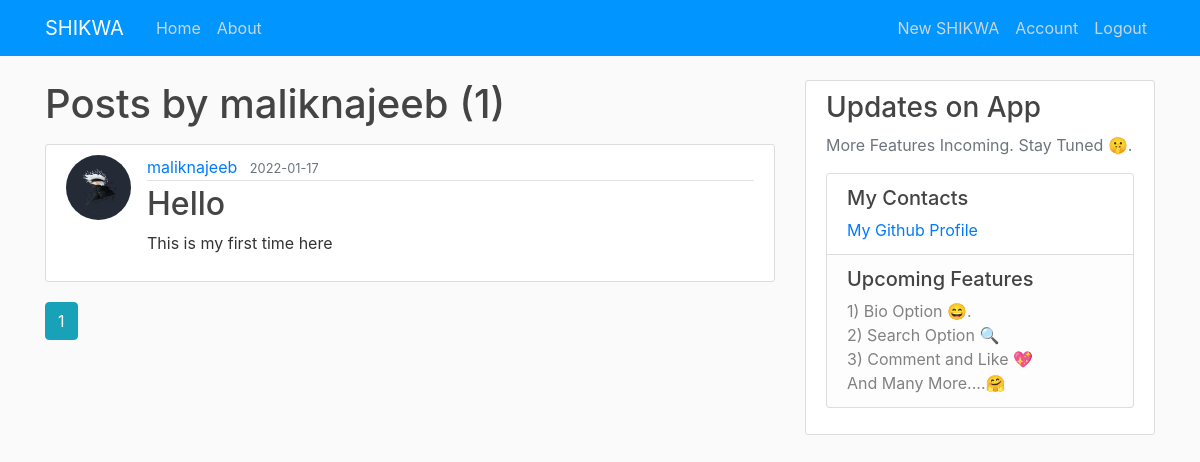
/user/maliknajeeb (signed in), run on the app's committed database.
### shikwa/models.py (models this page shows, shortened)
class User(db.Model, UserMixin):
    id = db.Column(db.Integer, primary_key=True)
    username = db.Column(db.String(20), unique=True, nullable=False)
    email = db.Column(db.String(120), unique=True, nullable=False)
    image_file = db.Column(db.String(20), nullable=False, default='default.jpg')
    password = db.Column(db.String(60), nullable=False)
    posts = db.relationship('Post', backref='author', lazy=True)

class Post(db.Model):
    id = db.Column(db.Integer, primary_key=True)
    title = db.Column(db.String(100), nullable=False)
    date_posted = db.Column(db.DateTime, nullable=False, default=datetime.utcnow)
    content = db.Column(db.Text, nullable=False)
    user_id = db.Column(db.Integer, db.ForeignKey('user.id'), nullable=False)

### shikwa/users/routes.py (the view)
@users.route("/user/<string:username>")
def user_posts(username):
    page = request.args.get('page', 1, type=int)
    user = User.query.filter_by(username=username).first_or_404()
    posts = Post.query.filter_by(author=user)\
        .order_by(Post.date_posted.desc())\
        .paginate(page=page, per_page=5)
    return render_template('user_posts.html', posts=posts, user=user)

### shikwa/models.py (called while the page is built)
@login_manager.user_loader
def load_user(user_id):
    return User.query.get(int(user_id))

### shikwa/templates/user_posts.html
{% extends "layout.html" %}
{% block content %}
    <h1 class="mb-3">Posts by {{ user.username }} ({{ posts.total }})</h1>
    {% for post in posts.items %}
        <article class="media content-section">
          <img class="rounded-circle article-img" src="{{ url_for('static', filename='profile_pics/' + post.author.image_file) }}">
          <div class="media-body">
            <div class="article-metadata">
              <a class="mr-2" href="{{ url_for('users.user_posts', username=post.author.username) }}">{{ post.author.username }}</a>
              <small class="text-muted">{{ post.date_posted.strftime('%Y-%m-%d') }}</small>
            </div>
            <h2><a class="article-title" href="{{ url_for('posts.post', post_id=post.id) }}">{{ post.title }}</a></h2>
            <p class="article-content">{{ post.content }}</p>
          </div>
        </article>
    {% endfor %}
    {% for page_num in posts.iter_pages(left_edge=1, right_edge=1, left_current=1, right_current=2) %}
      {% if page_num %}
        {% if posts.page == page_num %}
          <a class="btn btn-info mb-4" href="{{ url_for('users.user_posts', username=user.username, page=page_num) }}">{{ page_num }}</a>
        {% else %}
          <a class="btn btn-outline-info mb-4" href="{{ url_for('users.user_posts', username=user.username, page=page_num) }}">{{ page_num }}</a>
        {% endif %}
      {% else %}
        ...
      {% endif %}
    {% endfor %}
{% endblock content %}

### shikwa/static/main.css (style rules this page uses)
body { background: #fafafa; color: #333333; margin-top: 5rem; }
h1, h2, h3, h4, h5, h6 { color: #444444; }
.content-section { background: #ffffff; padding: 10px 20px; border: 1px solid #dddddd; border-radius: 3px; margin-bottom: 20px; }
.article-title { color: #444444; }
.article-content { white-space: pre-line; }
.article-img { height: 65px; width: 65px; margin-right: 16px; }
.article-metadata { padding-bottom: 1px; margin-bottom: 4px; border-bottom: 1px solid #e3e3e3 }

### data on the page
User: username "maliknajeeb"
Post: image_file (placeholder picture), author.username "maliknajeeb", date_posted "2022-01-17", title "Hello", content "This is my first time here"

### other printed values
{{ posts.total }} "1"
{{ page_num }} "1"
